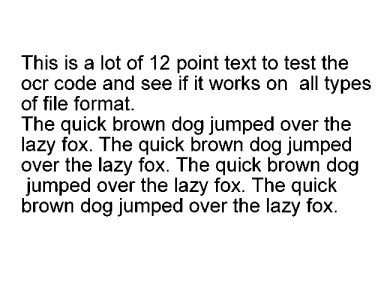
#> input picture 00python_learning/AI_learning_ipynb/image/image_ocr.png, 384 x 288 px, found by its file name
$ jupyter execute --allow-errors '01mechine_learning&image_processing.ipynb'   (older library calls are emulated)
#> lines starting #> are read from the running program, lines starting #| are printed output that depends on the picture
[cell 1]
import numpy
import scipy.special
import scipy.misc
import matplotlib.pyplot
import scipy.ndimage
class NeuralNetwork():
    def __init__(self, inputnodes, hiddennodes, outputnodes, learningrate):
        # 输入层、隐藏层、输出层、学习率
        self.inodes = inputnodes
        self.hnodes = hiddennodes
        self.onodes = outputnodes
        self.lr = learningrate
        # 权重矩阵 正态分布；激活函数sigmod函数
        self.wih = numpy.random.normal(0.0, pow(self.hnodes, -0.5), (self.hnodes, self.inodes))
        self.who = numpy.random.normal(0.0, pow(self.onodes, -0.5), (self.onodes, self.hnodes))
        self.activation_function = lambda x: scipy.special.expit(x)
        pass

    # [31 lines left out: functions train, query, not called in this run]

[cell 2]
# 设置每层节点个数
input_nodes = 784
hidden_nodes = 200
output_nodes = 10
# 设置学习率为0.3
learning_rate = 0.3
# 创建神经网络
n = NeuralNetwork(input_nodes, hidden_nodes, output_nodes, learning_rate)
# 读取训练数据集 转化为列表
#> (the rest of this cell did not finish here and is left out)

[cell 3]
# KNN

from sklearn.datasets import load_breast_cancer
from sklearn.model_selection import train_test_split
from sklearn.neighbors import KNeighborsClassifier
import matplotlib
import matplotlib.pyplot as plt
matplotlib.use('Agg')
cancer = load_breast_cancer()
X_train, X_test, Y_train, Y_test = train_test_split(cancer.data, cancer.target,
                                                    stratify=cancer.target, random_state=66)
training_accuracy = []
test_accuracy = []
neighbors_settings = range(1, 11)

for n_neighbors in neighbors_settings:
    clf = KNeighborsClassifier(n_neighbors = n_neighbors)
    clf.fit(X_train, Y_train)
    training_accuracy.append(clf.score(X_train, Y_train))
    test_accuracy.append(clf.score(X_test, Y_test))

plt.plot(neighbors_settings, training_accuracy, label="training accuracy")
plt.plot(neighbors_settings, test_accuracy, label="test accuracy")
plt.ylabel("Accuracy")
plt.xlabel("n_neighbors")
plt.legend()
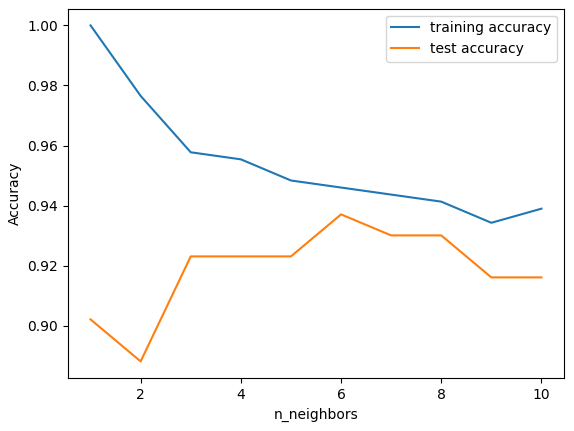
#> figure drawn by matplotlib, 1 panel; curve peaks at x = 1, y = 1; curve peaks at x = 6, y = 0.937

[cell 4]
# K-means
from sklearn.cluster import KMeans
from sklearn.datasets import load_iris
from sklearn.model_selection import train_test_split
import numpy as np

from sklearn.datasets import make_blobs
import matplotlib.pyplot as plt
import mglearn
# KMeans test1
dataset = load_iris()
x = dataset.data
y = dataset.target
x_train, x_test, y_train, y_test = train_test_split(x, y, random_state=14)
clf = KMeans(n_clusters=3, random_state=0).fit(x_train)
y_predicted = clf.predict(x_test)
accuracy = np.mean(y_predicted == y_test)*100
print("y_test:\t", y_test, "\ny_predicted:\t", y_predicted, "\naccuracy:\t", accuracy)
# KMeans test2
X, Y = make_blobs(random_state=15)
kmeans = KMeans(n_clusters=3).fit(X)
mglearn.discrete_scatter(X[:, 0], X[:, 1], kmeans.labels_, markers='o')
#> (this line was passed over: mglearn is not available in this run)
mglearn.discrete_scatter(kmeans.cluster_centers_[:, 0],
                         kmeans.cluster_centers_[:, 1], [0, 1, 2], markers="^", markeredgewidth=2)
#> (this line was passed over: mglearn is not available in this run)
plt.show()

[cell 5]
# SVM
from sklearn.svm import LinearSVC
from sklearn.datasets import load_iris
from sklearn.model_selection import train_test_split
import numpy as np

dataset = load_iris()
x_train, x_test, y_train, y_test = train_test_split(dataset.data, dataset.target, random_state=18)
clf = LinearSVC(random_state=0).fit(x_train, y_train)
y_predicted = clf.predict(x_test)
accuracy = np.mean(y_predicted == y_test)*100
print("y_test:\t", y_test, "\ny_predicted:\t", y_predicted, "\naccuracy:\t", accuracy)

[cell 6]
# 线性回归regression
from sklearn import linear_model
#> (the rest of this cell did not finish here and is left out)

[cell 7]
# 决策树decision tree
from sklearn.tree import DecisionTreeClassifier
from sklearn.datasets import load_iris,load_breast_cancer
from sklearn.model_selection import train_test_split
import numpy as np
import matplotlib.pyplot as plt
# decision_tree test1
dataset = load_iris()
x_train, x_test, y_train, y_test = train_test_split(dataset.data, dataset.target, random_state=14)
clf = DecisionTreeClassifier().fit(x_train, y_train)
y_predicted = clf.predict(x_test)
accuracy = np.mean(y_predicted == y_test)*100
print("y_test:\t", y_test, "\ny_predicted:\t", y_predicted, "\naccuracy:\t", accuracy)

# decision_tree test2
cancer = load_breast_cancer()
X_train, X_test, Y_train, Y_test = train_test_split(cancer.data, cancer.target,
                                                    random_state=42, stratify=cancer.target)
dtreec = DecisionTreeClassifier(max_depth=4, random_state=0).fit(X_train, Y_train)
print("\nAccuracy of training set: {}\nAccuracy of test set: {}".
      format(dtreec.score(X_train, Y_train), dtreec.score(X_test, Y_test)))
# 绘图并保存图像
n_features = cancer.data.shape[1]
plt.bar(range(n_features), dtreec.feature_importances_)
plt.xticks(np.arange(n_features), cancer.feature_names, rotation=-45, fontsize=5)
plt.xlabel("Feature")
plt.ylabel("Feature importance")
plt.show()
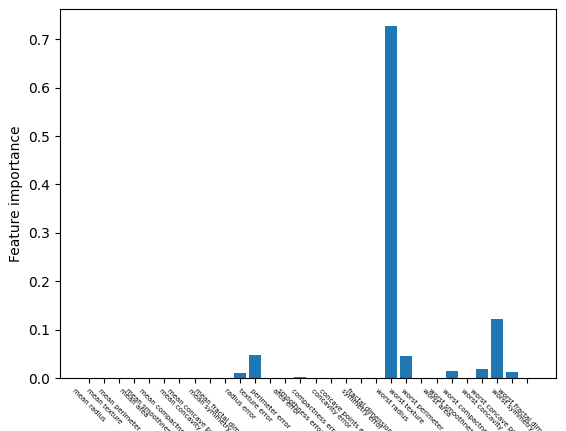
#> figure drawn by matplotlib, 1 panel; tallest bar 0.727 high, from x = 19.6 to 20.4

[cell 8]
# 随机森林算法random forest
from sklearn.ensemble import RandomForestClassifier
from sklearn.datasets import load_iris
from sklearn.model_selection import train_test_split
import numpy as np

dataset = load_iris()
x_train, x_test, y_train, y_test = train_test_split(dataset.data, dataset.target, random_state=14)
clf = RandomForestClassifier(max_depth=2, random_state=0).fit(x_train, y_train)
y_predicted = clf.predict(x_test)
accuracy = np.mean(y_predicted == y_test)*100
print("y_test:\t", y_test, "\ny_predicted:\t", y_predicted, "\naccuracy:\t", accuracy)

[cell 9]
# 朴素贝叶斯Naive Bayesian
from sklearn.naive_bayes import GaussianNB
from sklearn.datasets import load_iris
from sklearn.model_selection import train_test_split
import numpy as np

dataset = load_iris()
x_train, x_test, y_train, y_test = train_test_split(dataset.data, dataset.target, random_state=14)
clf = GaussianNB().fit(x_train, y_train)
y_predicted = clf.predict(x_test)
accuracy = np.mean(y_predicted == y_test)*100
print("y_test:\t", y_test, "\ny_predicted:\t", y_predicted, "\naccuracy:\t", accuracy)

[cell 10]
# PCA降维
import mglearn
import numpy as np
import matplotlib.pyplot as plt
from sklearn.datasets import load_breast_cancer
from sklearn.model_selection import train_test_split
from sklearn.preprocessing import StandardScaler
from sklearn.decomposition import PCA
from sklearn.svm import SVC

cancer = load_breast_cancer()
print("Keys of cancer: {}".format(cancer.keys()))
print("Target_names: {}".format(cancer.target_names))
print(cancer.data[0])
# 使用StandardScaler对数据集进行特征缩放，之后使用PCA降维
scaler = StandardScaler().fit(cancer.data)
data_scaled = scaler.transform(cancer.data)
pca = PCA(n_components=2).fit(data_scaled)
data_new = pca.transform(data_scaled)

print("\nShape of data_new: {}".format(data_new.shape))
print(data_new[0])
# 上一步将cancer.data转换为data_new，也即完成了主成分分析，所使用的核心函数为PCA()
# 接下来将可视化两个主成分与类别之间的关系，其中包含对降维后的数据进行划分（使用分类器SVC）
X_train, X_test, y_train, y_test = train_test_split(data_new, cancer.target, random_state=2)
svc = SVC(C=.1, gamma=.01).fit(X_train, y_train)
print("\nAccuracy on training set: {:.3f}".format(svc.score(X_train, y_train)))
print("Accuracy on test set: {:.3f}".format(svc.score(X_test, y_test)))

# 绘制图像，横坐标为主成分1，纵坐标为主成分2，良性与恶性肿瘤用两种不同的背景色区分
plt.figure(figsize=(8, 8))
mglearn.discrete_scatter(data_new[:, 0], data_new[:, 1], cancer.target)
#> (this line was passed over: mglearn is not available in this run)
mglearn.plots.plot_2d_separator(svc, data_new, fill=True, alpha=0.2)  # 根据分类器，填充背景色
#> (this line was passed over: mglearn is not available in this run)
plt.xlabel("First principal component")
plt.ylabel("Second principal conponent")
plt.gca().set_aspect("equal")  # 使x, y轴单位长度相同
plt.legend(cancer.target_names, loc='best')	  # 绘制图像的分类图标
plt.savefig("./outcome.png")  # 保存输出结果

[cell 11]
# DBSCAN聚类
from sklearn.cluster import DBSCAN
from sklearn import datasets
from sklearn.preprocessing import StandardScaler
import matplotlib
import matplotlib.pyplot as plt
import numpy as np
# 设置此模式将不会显示绘画窗口
matplotlib.use('Agg')

np.random.seed(0)
n_samples = 1500
noisy_circles = datasets.make_circles(n_samples=n_samples, factor=.5, noise=.05)
X, y = noisy_circles
# 标准化数据
X = StandardScaler().fit_transform(X)

# 创建dbscan模型并训练
db = DBSCAN(eps=0.3, min_samples=10).fit(X, sample_weight=None)
core_samples_mask = np.zeros_like(db.labels_, dtype=bool)
core_samples_mask[db.core_sample_indices_] = True
labels = db.labels_

n_clusters_ = len(set(labels))-(1 if -1 in labels else 0)
print('Estimated num of clusters:%d' % n_clusters_)

unique_labels = set(labels)
colors = [plt.cm.Spectral(each) for each in np.linspace(0, 1, len(unique_labels))]
for k, col in zip(unique_labels, colors):
    if k == -1:
        # #Black used for noise
        col = [0, 0, 0, 1]
    class_member_mask = (labels == k)
    xy = X[class_member_mask & core_samples_mask]
    plt.plot(xy[:, 0], xy[:, 1], 'o', markerfacecolor=tuple(col), markeredgecolor='k', markersize=14)
    xy = X[class_member_mask & ~core_samples_mask]
    plt.plot(xy[:, 0], xy[:, 1], 'o', markerfacecolor=tuple(col), markeredgecolor='k', markersize=6)
plt.title('Estimated number of clusters: %d' % n_clusters_)
plt.savefig('outcome.png')
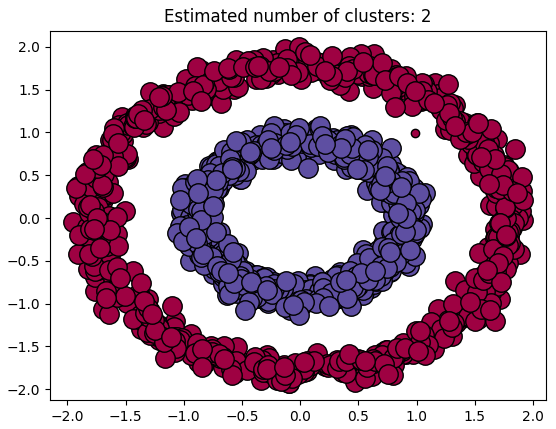
#> figure drawn by matplotlib, 1 panel

[cell 12]
# Apriori关联规则
from apyori import apriori
transcations = [['beer','nuts'],['beer','cheese'],]
#> (the rest of this cell did not finish here and is left out)

[cell 13]
# OCR文字识别 需安装Tesseract
import pytesser3
from PIL import Image

imgdir = "image_ocr.png"
# text1 = pytesser3.image_file_to_string(imgdir)
img = Image.open(imgdir)
#> img is the input picture: PIL image 384x288 RGBA; mean R, G, B, A 230.8, 230.8, 230.8, 255
#> (the rest of this cell did not finish here and is left out)

[cell 14]
'''人脸定位
## face_recognition_1 ## recoginize one face
install git\cmake
# apt-get -y update
# apt-get install -y git
# apt-get install zip
# apt-get install -y cmake
'''
import face_recognition
from PIL import Image, ImageDraw
import matplotlib.pyplot as plt
# load image,show in left
#> (the rest of this cell did not finish here and is left out)

#> (a cell that did not finish here is left out)

[cell 16]
# 人脸检测face_detection
import sys
import dlib
import cv2
import os

current_path = os.getcwd()
img_path = current_path + '/image_face1.jpg'
img = cv2.imread(img_path, cv2.IMREAD_COLOR)
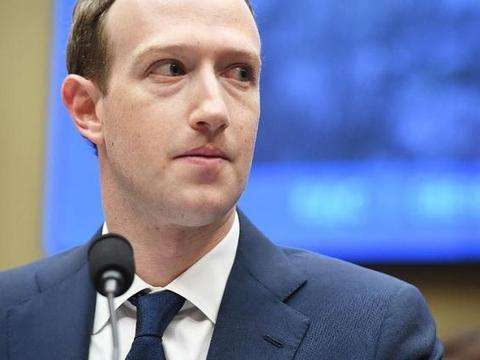
#> input picture 00python_learning/AI_learning_ipynb/image/image_face1.jpg, 480 x 360 px, found by its file name
#> img is the input picture: shape (360, 480, 3); mean B, G, R 161.6, 125.4, 116.2

#> (the rest of this cell did not finish here and is left out)
